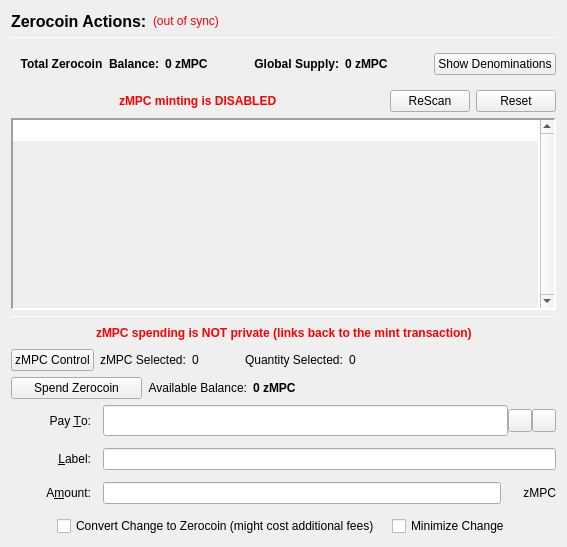
                  <widget class="QFrame" name="verticalFrameLeft">
                   <layout class="QVBoxLayout" name="verticalLayout_2">
                    <item>
                     <layout class="QVBoxLayout" name="verticalLayout_3">
                      <item>
                       <layout class="QHBoxLayout" name="horizontalLayout_3">
                        <item>
                         <widget class="QLabel" name="labelzMPCActions">
                          <property name="font">
                           <font>
                            <pointsize>12</pointsize>
                            <weight>75</weight>
                            <bold>true</bold>
                           </font>
                          </property>
                          <property name="text">
                           <string>Zerocoin Actions:</string>
                          </property>
                          <property name="alignment">
                           <set>Qt::AlignLeading|Qt::AlignLeft|Qt::AlignVCenter</set>
                          </property>
                         </widget>
                        </item>
                        <item>
                         <widget class="QLabel" name="labelzMPCSyncStatus">
                          <property name="toolTip">
                           <string>The displayed information may be out of date. Your wallet automatically synchronizes with the MicroPaymentCoin network after a connection is established, but this process has not completed yet.</string>
                          </property>
                          <property name="styleSheet">
                           <string notr="true">QLabel { color: red; }</string>
                          </property>
                          <property name="text">
                           <string notr="true">(out of sync)</string>
                          </property>
                          <property name="alignment">
                           <set>Qt::AlignLeading|Qt::AlignLeft|Qt::AlignVCenter</set>
                          </property>
                         </widget>
                        </item>
                        <item>
                         <spacer name="horizontalSpacer">
                          <property name="orientation">
                           <enum>Qt::Horizontal</enum>
                          </property>
                          <property name="sizeHint" stdset="0">
                           <size>
                            <width>40</width>
                            <height>20</height>
                           </size>
                          </property>
                         </spacer>
                        </item>
                       </layout>
                      </item>
                      <item>
                       <widget class="Line" name="lineUpperLeft">
                        <property name="minimumSize">
                         <size>
                          <width>0</width>
                          <height>1</height>
                         </size>
                        </property>
                        <property name="maximumSize">
                         <size>
                          <width>16777215</width>
                          <height>1</height>
                         </size>
                        </property>
                        <property name="frameShadow">
                         <enum>QFrame::Sunken</enum>
                        </property>
                        <property name="orientation">
                         <enum>Qt::Horizontal</enum>
                        </property>
                       </widget>
                      </item>
                      <item>
                       <widget class="QFrame" name="balanceSupplyFrame">
                        <layout class="QHBoxLayout" name="horizontalLayout_2" stretch="0,0,0,1,0">
                         <property name="rightMargin">
                          <number>0</number>
                         </property>
                         <item>
                          <layout class="QHBoxLayout" name="horizontalLayout_34">
                           <item>
                            <widget class="QLabel" name="labelzAvailableText_3">
                             <property name="font">
                              <font>
                               <weight>75</weight>
                               <bold>true</bold>
                              </font>
                             </property>
                             <property name="toolTip">
                              <string>Total Balance including unconfirmed and immature zMPC</string>
                             </property>
                             <property name="text">
                              <string>Total Zerocoin  Balance:</string>
                             </property>
                             <property name="alignment">
                              <set>Qt::AlignRight|Qt::AlignTrailing|Qt::AlignVCenter</set>
                             </property>
                            </widget>
                           </item>
                           <item>
                            <widget class="QLabel" name="labelzAvailableAmount_4">
                             <property name="minimumSize">
                              <size>
                               <width>40</width>
                               <height>0</height>
                              </size>
                             </property>
                             <property name="font">
                              <font>
                               <weight>75</weight>
                               <bold>true</bold>
                              </font>
                             </property>
                             <property name="toolTip">
                              <string>Total Balance including unconfirmed and immature zMPC</string>
                             </property>
                             <property name="text">
                              <string>0 zMPC</string>
                             </property>
                             <property name="alignment">
                              <set>Qt::AlignLeading|Qt::AlignLeft|Qt::AlignVCenter</set>
                             </property>
                            </widget>
                           </item>
                          </layout>
                         </item>
                         <item>
                          <spacer name="horizontalSpacer_32">
                           <property name="orientation">
                            <enum>Qt::Horizontal</enum>
                           </property>
                           <property name="sizeHint" stdset="0">
                            <size>
                             <width>40</width>
                             <height>20</height>
                            </size>
                           </property>
                          </spacer>
                         </item>
                         <item>
                          <layout class="QHBoxLayout" name="horizontalLayout_35">
                           <item>
                            <widget class="QLabel" name="labelZsupplyText_2">
                             <property name="font">
                              <font>
                               <weight>75</weight>
                               <bold>true</bold>
                              </font>
                             </property>
                             <property name="text">
                              <string>Global Supply:</string>
                             </property>
                             <property name="alignment">
                              <set>Qt::AlignRight|Qt::AlignTrailing|Qt::AlignVCenter</set>
                             </property>
                            </widget>
                           </item>
                           <item>
                            <widget class="QLabel" name="labelZsupplyAmount_2">
                             <property name="font">
                              <font>
                               <weight>75</weight>
                               <bold>true</bold>
                              </font>
                             </property>
                             <property name="text">
                              <string>0 zMPC</string>
                             </property>
                            </widget>
                           </item>
                          </layout>
                         </item>
                         <item>
                          <spacer name="horizontalSpacer_31">
                           <property name="orientation">
                            <enum>Qt::Horizontal</enum>
                           </property>
                           <property name="sizeHint" stdset="0">
                            <size>
                             <width>40</width>
                             <height>20</height>
                            </size>
                           </property>
                          </spacer>
                         </item>
                         <item>
                          <widget class="QPushButton" name="pushButtonShowDenoms">
                           <property name="toolTip">
                            <string>Show zMPC denominations list</string>
                           </property>
                           <property name="text">
                            <string>Show Denominations</string>
                           </property>
                          </widget>
                         </item>
                        </layout>
                       </widget>
                      </item>
                      <item>
                       <layout class="QHBoxLayout" name="horizontalLayout_4">
                        <item>
                         <spacer name="horizontalSpacer_2">
                          <property name="orientation">
                           <enum>Qt::Horizontal</enum>
                          </property>
                          <property name="sizeHint" stdset="0">
                           <size>
                            <width>40</width>
                            <height>20</height>
                           </size>
                          </property>
                         </spacer>
                        </item>
                        <item>
                         <widget class="QLabel" name="label">
                          <property name="styleSheet">
                           <string notr="true">color: red;
font-weight: bold;</string>
                          </property>
                          <property name="text">
                           <string>zMPC minting is DISABLED</string>
                          </property>
                         </widget>
                        </item>
                        <item>
                         <spacer name="horizontalSpacer_3">
                          <property name="orientation">
                           <enum>Qt::Horizontal</enum>
                          </property>
                          <property name="sizeHint" stdset="0">
                           <size>
                            <width>40</width>
                            <height>20</height>
                           </size>
                          </property>
                         </spacer>
                        </item>
                        <item>
                         <widget class="QPushButton" name="pushButtonMintReset">
                          <property name="maximumSize">
                           <size>
                            <width>80</width>
                            <height>16777215</height>
                           </size>
                          </property>
                          <property name="toolTip">
                           <string>Rescan the complete blockchain for  Zerocoin mints and their meta-data.</string>
                          </property>
                          <property name="text">
                           <string>ReScan</string>
                          </property>
                         </widget>
                        </item>
                        <item>
                         <widget class="QPushButton" name="pushButtonSpentReset">
                          <property name="maximumSize">
                           <size>
                            <width>80</width>
                            <height>16777215</height>
                           </size>
                          </property>
                          <property name="toolTip">
                           <string>Reset Zerocoin Wallet DB. Deletes transactions that did not make it into the blockchain.</string>
                          </property>
                          <property name="text">
                           <string>Reset</string>
                          </property>
                         </widget>
                        </item>
                       </layout>
                      </item>
                      <item>
                       <widget class="QPlainTextEdit" name="TEMintStatus">
                        <property name="font">
                         <font>
                          <pointsize>8</pointsize>
                         </font>
                        </property>
                        <property name="toolTip">
                         <string>Status and/or Mesages from the last Mint Action.</string>
                        </property>
                        <property name="frameShape">
                         <enum>QFrame::Panel</enum>
                        </property>
                        <property name="frameShadow">
                         <enum>QFrame::Sunken</enum>
                        </property>
                        <property name="lineWidth">
                         <number>2</number>
                        </property>
                        <property name="midLineWidth">
                         <number>2</number>
                        </property>
                        <property name="verticalScrollBarPolicy">
                         <enum>Qt::ScrollBarAlwaysOn</enum>
                        </property>
                        <property name="horizontalScrollBarPolicy">
                         <enum>Qt::ScrollBarAlwaysOff</enum>
                        </property>
                        <property name="readOnly">
                         <bool>true</bool>
                        </property>
                        <property name="plainText">
                         <string notr="true"/>
                        </property>
                        <property name="backgroundVisible">
                         <bool>true</bool>
                        </property>
                       </widget>
                      </item>
                      <item>
                       <widget class="Line" name="line">
                        <property name="minimumSize">
                         <size>
                          <width>0</width>
                          <height>1</height>
                         </size>
                        </property>
                        <property name="maximumSize">
                         <size>
                          <width>16777215</width>
                          <height>1</height>
                         </size>
                        </property>
                        <property name="orientation">
                         <enum>Qt::Horizontal</enum>
                        </property>
                       </widget>
                      </item>
                      <item>
                       <layout class="QHBoxLayout" name="horizontalLayout_7">
                        <item>
                         <spacer name="horizontalSpacer_18">
                          <property name="orientation">
                           <enum>Qt::Horizontal</enum>
                          </property>
                          <property name="sizeHint" stdset="0">
                           <size>
                            <width>40</width>
                            <height>20</height>
                           </size>
                          </property>
                         </spacer>
                        </item>
                        <item>
                         <widget class="QLabel" name="label_2">
                          <property name="styleSheet">
                           <string notr="true">color: red;
font-weight: bold;</string>
                          </property>
                          <property name="text">
                           <string>zMPC spending is NOT private (links back to the mint transaction)</string>
                          </property>
                         </widget>
                        </item>
                        <item>
                         <spacer name="horizontalSpacer_30">
                          <property name="orientation">
                           <enum>Qt::Horizontal</enum>
                          </property>
                          <property name="sizeHint" stdset="0">
                           <size>
                            <width>40</width>
                            <height>20</height>
                           </size>
                          </property>
                         </spacer>
                        </item>
                       </layout>
                      </item>
                      <item>
                       <layout class="QHBoxLayout" name="horizontalLayout_24">
                        <property name="leftMargin">
                         <number>0</number>
                        </property>
                        <property name="bottomMargin">
                         <number>0</number>
                        </property>
                        <item>
                         <widget class="QPushButton" name="pushButtonZPivControl">
                          <property name="text">
                           <string>zMPC Control</string>
                          </property>
                         </widget>
                        </item>
                        <item>
                         <widget class="QLabel" name="labelzPivSelected">
                          <property name="text">
                           <string>zMPC Selected:</string>
                          </property>
                         </widget>
                        </item>
                        <item>
                         <widget class="QLabel" name="labelzPivSelected_int">
                          <property name="text">
                           <string>0</string>
                          </property>
                         </widget>
                        </item>
                        <item>
                         <spacer name="horizontalSpacer_17">
                          <property name="orientation">
                           <enum>Qt::Horizontal</enum>
                          </property>
                          <property name="sizeType">
                           <enum>QSizePolicy::Fixed</enum>
                          </property>
                          <property name="sizeHint" stdset="0">
                           <size>
                            <width>40</width>
                            <height>20</height>
                           </size>
                          </property>
                         </spacer>
                        </item>
                        <item>
                         <widget class="QLabel" name="labelQuantitySelected">
                          <property name="text">
                           <string>Quantity Selected:</string>
                          </property>
                         </widget>
                        </item>
                        <item>
                         <widget class="QLabel" name="labelQuantitySelected_int">
                          <property name="text">
                           <string>0</string>
                          </property>
                         </widget>
                        </item>
                        <item>
                         <spacer name="horizontalSpacer_19">
                          <property name="orientation">
                           <enum>Qt::Horizontal</enum>
                          </property>
                          <property name="sizeHint" stdset="0">
                           <size>
                            <width>40</width>
                            <height>20</height>
                           </size>
                          </property>
                         </spacer>
                        </item>
                       </layout>
                      </item>
                      <item>
                       <layout class="QHBoxLayout" name="horizontalLayout_6">
                        <item>
                         <widget class="QPushButton" name="pushButtonSpendzMPC">
                          <property name="minimumSize">
                           <size>
                            <width>131</width>
                            <height>0</height>
                           </size>
                          </property>
                          <property name="toolTip">
                           <string>Spend Zerocoin. Without 'Pay To:' address creates payments to yourself.</string>
                          </property>
                          <property name="text">
                           <string>Spend Zerocoin</string>
                          </property>
                         </widget>
                        </item>
                        <item>
                         <widget class="QLabel" name="labelzMPCBalanceText">
                          <property name="toolTip">
                           <string>Available (mature and spendable) zMPC for spending</string>
                          </property>
                          <property name="text">
                           <string>Available Balance:</string>
                          </property>
                          <property name="alignment">
                           <set>Qt::AlignRight|Qt::AlignTrailing|Qt::AlignVCenter</set>
                          </property>
                         </widget>
                        </item>
                        <item>
                         <widget class="QLabel" name="labelzAvailableAmount_2">
                          <property name="font">
                           <font>
                            <weight>75</weight>
                            <bold>true</bold>
                           </font>
                          </property>
                          <property name="toolTip">
                           <string>Available (mature and spendable) zMPC for spending

zMPC are mature when they have more than 20 confirmations AND more than 2 mints of the same denomination after them were minted</string>
                          </property>
                          <property name="text">
                           <string>0 zMPC</string>
                          </property>
                          <property name="alignment">
                           <set>Qt::AlignLeading|Qt::AlignLeft|Qt::AlignVCenter</set>
                          </property>
                         </widget>
                        </item>
                        <item>
                         <spacer name="horizontalSpacer_4">
                          <property name="orientation">
                           <enum>Qt::Horizontal</enum>
                          </property>
                          <property name="sizeHint" stdset="0">
                           <size>
                            <width>40</width>
                            <height>20</height>
                           </size>
                          </property>
                         </spacer>
                        </item>
                       </layout>
                      </item>
                      <item>
                       <layout class="QGridLayout" name="gridLayout_7">
                        <property name="spacing">
                         <number>12</number>
                        </property>
                        <item row="0" column="0">
                         <widget class="QLabel" name="payToLabel">
                          <property name="minimumSize">
                           <size>
                            <width>80</width>
                            <height>0</height>
                           </size>
                          </property>
                          <property name="text">
                           <string>Pay &amp;To:</string>
                          </property>
                          <property name="alignment">
                           <set>Qt::AlignRight|Qt::AlignTrailing|Qt::AlignVCenter</set>
                          </property>
                          <property name="buddy">
                           <cstring>payTo</cstring>
                          </property>
                         </widget>
                        </item>
                        <item row="0" column="1">
                         <layout class="QHBoxLayout" name="payToLayout">
                          <property name="spacing">
                           <number>0</number>
                          </property>
                          <item>
                           <widget class="QValidatedLineEdit" name="payTo">
                            <property name="enabled">
                             <bool>true</bool>
                            </property>
                            <property name="minimumSize">
                             <size>
                              <width>0</width>
                              <height>31</height>
                             </size>
                            </property>
                            <property name="toolTip">
                             <string>The MicroPaymentCoin address to send the payment to. Creates local payment to yourself when empty.</string>
                            </property>
                           </widget>
                          </item>
                          <item>
                           <widget class="QToolButton" name="addressBookButton">
                            <property name="toolTip">
                             <string>Choose previously used address</string>
                            </property>
                            <property name="text">
                             <string/>
                            </property>
                            <property name="icon">
                             <iconset resource="../micropaymentcoin.qrc">
                              <normaloff>:/icons/address-book</normaloff>:/icons/address-book</iconset>
                            </property>
                            <property name="shortcut">
                             <string>Alt+A</string>
                            </property>
                           </widget>
                          </item>
                          <item>
                           <widget class="QToolButton" name="pasteButton">
                            <property name="toolTip">
                             <string>Paste address from clipboard</string>
                            </property>
                            <property name="text">
                             <string/>
                            </property>
                            <property name="icon">
                             <iconset resource="../micropaymentcoin.qrc">
                              <normaloff>:/icons/editpaste</normaloff>:/icons/editpaste</iconset>
                            </property>
                            <property name="shortcut">
                             <string>Alt+P</string>
                            </property>
                           </widget>
                          </item>
                         </layout>
                        </item>
                        <item row="1" column="0">
                         <widget class="QLabel" name="labelLabel">
                          <property name="minimumSize">
                           <size>
                            <width>80</width>
                            <height>0</height>
                           </size>
                          </property>
                          <property name="text">
                           <string>&amp;Label:</string>
                          </property>
                          <property name="alignment">
                           <set>Qt::AlignRight|Qt::AlignTrailing|Qt::AlignVCenter</set>
                          </property>
                          <property name="buddy">
                           <cstring>addAsLabel</cstring>
                          </property>
                         </widget>
                        </item>
                        <item row="1" column="1">
                         <widget class="QLineEdit" name="addAsLabel">
                          <property name="toolTip">
                           <string>Enter a label for this address to add it to the list of used addresses</string>
                          </property>
                         </widget>
                        </item>
                        <item row="2" column="0">
                         <widget class="QLabel" name="amountLabel">
                          <property name="minimumSize">
                           <size>
                            <width>80</width>
                            <height>0</height>
                           </size>
                          </property>
                          <property name="text">
                           <string>A&amp;mount:</string>
                          </property>
                          <property name="alignment">
                           <set>Qt::AlignRight|Qt::AlignTrailing|Qt::AlignVCenter</set>
                          </property>
                          <property name="buddy">
                           <cstring>zMPCpayAmount</cstring>
                          </property>
                         </widget>
                        </item>
                        <item row="2" column="1">
                         <layout class="QHBoxLayout" name="horizontalLayout_9">
                          <property name="spacing">
                           <number>0</number>
                          </property>
                          <item>
                           <widget class="QLineEdit" name="zMPCpayAmount"/>
                          </item>
                          <item>
                           <widget class="QLabel" name="labelzMPC">
                            <property name="minimumSize">
                             <size>
                              <width>55</width>
                              <height>0</height>
                             </size>
                            </property>
                            <property name="text">
                             <string>zMPC</string>
                            </property>
                            <property name="alignment">
                             <set>Qt::AlignRight|Qt::AlignTrailing|Qt::AlignVCenter</set>
                            </property>
                           </widget>
                          </item>
                         </layout>
                        </item>
                        <item row="3" column="0" colspan="2">
                         <layout class="QHBoxLayout" name="horizontalLayout_10">
                          <item>
                           <spacer name="horizontalSpacer_5">
                            <property name="orientation">
                             <enum>Qt::Horizontal</enum>
                            </property>
                            <property name="sizeHint" stdset="0">
                             <size>
                              <width>40</width>
                              <height>20</height>
                             </size>
                            </property>
                           </spacer>
                          </item>
                          <item>
                           <widget class="QCheckBox" name="checkBoxMintChange">
                            <property name="sizePolicy">
                             <sizepolicy hsizetype="MinimumExpanding" vsizetype="Fixed">
                              <horstretch>0</horstretch>
                              <verstretch>0</verstretch>
                             </sizepolicy>
                            </property>
                            <property name="layoutDirection">
                             <enum>Qt::LeftToRight</enum>
                            </property>
                            <property name="text">
                             <string>Convert Change to Zerocoin (might cost additional fees)</string>
                            </property>
                           </widget>
                          </item>
                          <item>
                           <widget class="QCheckBox" name="checkBoxMinimizeChange">
                            <property name="toolTip">
                             <string>If checked, the wallet tries to minimize the returning change instead of minimizing the number of spent denominations.</string>
                            </property>
                            <property name="text">
                             <string>Minimize Change</string>
                            </property>
                           </widget>
                          </item>
                          <item>
                           <spacer name="horizontalSpacer_6">
                            <property name="orientation">
                             <enum>Qt::Horizontal</enum>
                            </property>
                            <property name="sizeHint" stdset="0">
                             <size>
                              <width>40</width>
                              <height>20</height>
                             </size>
                            </property>
                           </spacer>
                          </item>
                         </layout>
                        </item>
                       </layout>
                      </item>
                     </layout>
                    </item>
                   </layout>
                  </widget>
